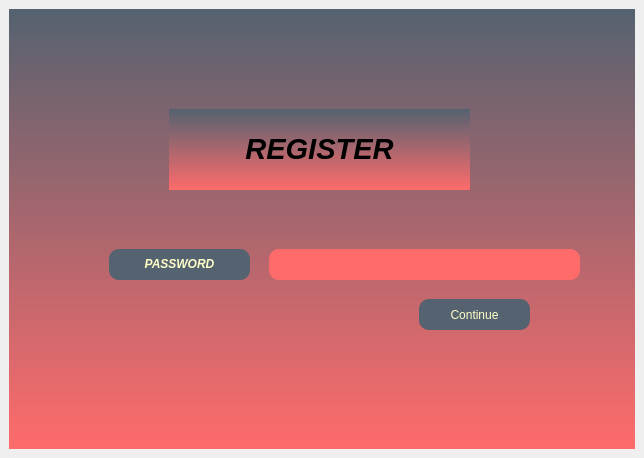
<?xml version="1.0" encoding="UTF-8"?>
<ui version="4.0">
 <class>MainWindow</class>
 <widget class="QMainWindow" name="MainWindow">
  <property name="geometry">
   <rect>
    <x>0</x>
    <y>0</y>
    <width>644</width>
    <height>458</height>
   </rect>
  </property>
  <property name="windowTitle">
   <string>MainWindow</string>
  </property>
  <widget class="QWidget" name="centralwidget">
   <layout class="QGridLayout" name="gridLayout">
    <item row="0" column="0">
     <widget class="QStackedWidget" name="stackedWidget">
      <property name="minimumSize">
       <size>
        <width>0</width>
        <height>180</height>
       </size>
      </property>
      <property name="font">
       <font>
        <family>Mongolian Baiti</family>
        <pointsize>10</pointsize>
        <weight>75</weight>
        <bold>true</bold>
       </font>
      </property>
      <property name="styleSheet">
       <string notr="true">background-color: qlineargradient(spread:pad, x1:0, y1:0, x2:0, y2:1, stop:0 rgba(85, 98, 112, 255), stop:1 rgba(255, 107, 107, 255));
</string>
      </property>
      <property name="frameShadow">
       <enum>QFrame::Sunken</enum>
      </property>
      <property name="lineWidth">
       <number>-1</number>
      </property>
      <property name="currentIndex">
       <number>3</number>
      </property>
      <widget class="QWidget" name="Home">
       <layout class="QGridLayout" name="gridLayout_2">
        <item row="0" column="1">
         <layout class="QVBoxLayout" name="verticalLayout_2">
          <item>
           <spacer name="verticalSpacer_3">
            <property name="orientation">
             <enum>Qt::Vertical</enum>
            </property>
            <property name="sizeHint" stdset="0">
             <size>
              <width>20</width>
              <height>40</height>
             </size>
            </property>
           </spacer>
          </item>
          <item>
           <layout class="QVBoxLayout" name="verticalLayout">
            <item>
             <layout class="QHBoxLayout" name="horizontalLayout">
              <item>
               <spacer name="horizontalSpacer">
                <property name="orientation">
                 <enum>Qt::Horizontal</enum>
                </property>
                <property name="sizeHint" stdset="0">
                 <size>
                  <width>40</width>
                  <height>20</height>
                 </size>
                </property>
               </spacer>
              </item>
              <item>
               <widget class="QLabel" name="label">
                <property name="minimumSize">
                 <size>
                  <width>0</width>
                  <height>100</height>
                 </size>
                </property>
                <property name="font">
                 <font>
                  <pointsize>18</pointsize>
                  <weight>75</weight>
                  <italic>true</italic>
                  <bold>true</bold>
                  <underline>false</underline>
                  <strikeout>false</strikeout>
                  <kerning>true</kerning>
                 </font>
                </property>
                <property name="text">
                 <string>PASSWORD GENERATOR</string>
                </property>
               </widget>
              </item>
              <item>
               <spacer name="horizontalSpacer_2">
                <property name="orientation">
                 <enum>Qt::Horizontal</enum>
                </property>
                <property name="sizeHint" stdset="0">
                 <size>
                  <width>40</width>
                  <height>20</height>
                 </size>
                </property>
               </spacer>
              </item>
             </layout>
            </item>
            <item>
             <spacer name="verticalSpacer">
              <property name="orientation">
               <enum>Qt::Vertical</enum>
              </property>
              <property name="sizeHint" stdset="0">
               <size>
                <width>20</width>
                <height>40</height>
               </size>
              </property>
             </spacer>
            </item>
            <item>
             <layout class="QHBoxLayout" name="horizontalLayout_2">
              <item>
               <spacer name="horizontalSpacer_3">
                <property name="orientation">
                 <enum>Qt::Horizontal</enum>
                </property>
                <property name="sizeHint" stdset="0">
                 <size>
                  <width>40</width>
                  <height>20</height>
                 </size>
                </property>
               </spacer>
              </item>
              <item>
               <widget class="QPushButton" name="pushButton_old">
                <property name="minimumSize">
                 <size>
                  <width>0</width>
                  <height>50</height>
                 </size>
                </property>
                <property name="font">
                 <font>
                  <pointsize>8</pointsize>
                  <weight>75</weight>
                  <bold>true</bold>
                 </font>
                </property>
                <property name="styleSheet">
                 <string notr="true">background-color: rgb(85, 98, 112, 255);
color: rgb(255, 255, 200);
border-radius:10px;</string>
                </property>
                <property name="text">
                 <string>VIEW OLD PASSWORD</string>
                </property>
               </widget>
              </item>
              <item>
               <spacer name="horizontalSpacer_4">
                <property name="orientation">
                 <enum>Qt::Horizontal</enum>
                </property>
                <property name="sizeHint" stdset="0">
                 <size>
                  <width>40</width>
                  <height>20</height>
                 </size>
                </property>
               </spacer>
              </item>
              <item>
               <widget class="QPushButton" name="pushButton_Generate">
                <property name="minimumSize">
                 <size>
                  <width>0</width>
                  <height>50</height>
                 </size>
                </property>
                <property name="font">
                 <font>
                  <weight>75</weight>
                  <bold>true</bold>
                 </font>
                </property>
                <property name="styleSheet">
                 <string notr="true">background-color: rgb(85, 98, 112, 255);
color: rgb(255, 255, 200);
border-radius:10px;</string>
                </property>
                <property name="text">
                 <string>GENERATE PASSWORD</string>
                </property>
               </widget>
              </item>
              <item>
               <spacer name="horizontalSpacer_5">
                <property name="orientation">
                 <enum>Qt::Horizontal</enum>
                </property>
                <property name="sizeHint" stdset="0">
                 <size>
                  <width>40</width>
                  <height>20</height>
                 </size>
                </property>
               </spacer>
              </item>
             </layout>
            </item>
           </layout>
          </item>
          <item>
           <spacer name="verticalSpacer_2">
            <property name="orientation">
             <enum>Qt::Vertical</enum>
            </property>
            <property name="sizeHint" stdset="0">
             <size>
              <width>20</width>
              <height>40</height>
             </size>
            </property>
           </spacer>
          </item>
         </layout>
        </item>
        <item row="0" column="2">
         <spacer name="horizontalSpacer_7">
          <property name="orientation">
           <enum>Qt::Horizontal</enum>
          </property>
          <property name="sizeHint" stdset="0">
           <size>
            <width>49</width>
            <height>20</height>
           </size>
          </property>
         </spacer>
        </item>
        <item row="0" column="0">
         <spacer name="horizontalSpacer_6">
          <property name="orientation">
           <enum>Qt::Horizontal</enum>
          </property>
          <property name="sizeHint" stdset="0">
           <size>
            <width>49</width>
            <height>20</height>
           </size>
          </property>
         </spacer>
        </item>
       </layout>
      </widget>
      <widget class="QWidget" name="Generate">
       <widget class="QLineEdit" name="lineEdit_Password">
        <property name="geometry">
         <rect>
          <x>30</x>
          <y>30</y>
          <width>491</width>
          <height>41</height>
         </rect>
        </property>
        <property name="font">
         <font>
          <weight>75</weight>
          <bold>true</bold>
         </font>
        </property>
        <property name="autoFillBackground">
         <bool>false</bool>
        </property>
        <property name="styleSheet">
         <string notr="true">background-color: rgba(255, 107, 107, 255);
color: rgb(255, 255, 200);
border-radius:10px;</string>
        </property>
        <property name="readOnly">
         <bool>true</bool>
        </property>
       </widget>
       <widget class="QRadioButton" name="Strong">
        <property name="geometry">
         <rect>
          <x>200</x>
          <y>210</y>
          <width>171</width>
          <height>31</height>
         </rect>
        </property>
        <property name="font">
         <font>
          <pointsize>8</pointsize>
          <weight>75</weight>
          <bold>true</bold>
         </font>
        </property>
        <property name="styleSheet">
         <string notr="true">background-color: rgb(85, 98, 112, 255);
color: rgb(255, 255, 200);
border-radius:10px;</string>
        </property>
        <property name="text">
         <string>Strong Password</string>
        </property>
       </widget>
       <widget class="QRadioButton" name="Letters_only">
        <property name="geometry">
         <rect>
          <x>200</x>
          <y>110</y>
          <width>171</width>
          <height>31</height>
         </rect>
        </property>
        <property name="font">
         <font>
          <pointsize>8</pointsize>
          <weight>75</weight>
          <bold>true</bold>
         </font>
        </property>
        <property name="styleSheet">
         <string notr="true">background-color: rgb(85, 98, 112, 255);
color: rgb(255, 255, 200);
border-radius:10px;</string>
        </property>
        <property name="text">
         <string>Letters only</string>
        </property>
       </widget>
       <widget class="QRadioButton" name="Medium">
        <property name="geometry">
         <rect>
          <x>200</x>
          <y>160</y>
          <width>171</width>
          <height>31</height>
         </rect>
        </property>
        <property name="font">
         <font>
          <pointsize>8</pointsize>
          <weight>75</weight>
          <bold>true</bold>
         </font>
        </property>
        <property name="styleSheet">
         <string notr="true">background-color: rgb(85, 98, 112, 255);
color: rgb(255, 255, 200);
border-radius:10px;</string>
        </property>
        <property name="text">
         <string>Medium Password</string>
        </property>
       </widget>
       <widget class="QLabel" name="Passord_Length">
        <property name="geometry">
         <rect>
          <x>50</x>
          <y>300</y>
          <width>191</width>
          <height>31</height>
         </rect>
        </property>
        <property name="font">
         <font>
          <weight>75</weight>
          <bold>true</bold>
          <stylestrategy>PreferAntialias</stylestrategy>
         </font>
        </property>
        <property name="styleSheet">
         <string notr="true">background-color: rgb(85, 98, 112, 255);
color: rgb(255, 255, 200);
border-radius:10px;</string>
        </property>
        <property name="text">
         <string>    Password Length</string>
        </property>
        <property name="wordWrap">
         <bool>false</bool>
        </property>
        <property name="margin">
         <number>3</number>
        </property>
        <property name="indent">
         <number>-1</number>
        </property>
        <property name="openExternalLinks">
         <bool>false</bool>
        </property>
       </widget>
       <widget class="QPushButton" name="Copy_password">
        <property name="geometry">
         <rect>
          <x>200</x>
          <y>350</y>
          <width>151</width>
          <height>31</height>
         </rect>
        </property>
        <property name="font">
         <font>
          <weight>75</weight>
          <bold>true</bold>
         </font>
        </property>
        <property name="styleSheet">
         <string notr="true">background-color: rgb(85, 98, 112, 255);
color: rgb(255, 255, 200);
border-radius:10px;</string>
        </property>
        <property name="text">
         <string>Copy Password</string>
        </property>
       </widget>
       <widget class="QPushButton" name="Generate_button">
        <property name="geometry">
         <rect>
          <x>20</x>
          <y>350</y>
          <width>151</width>
          <height>31</height>
         </rect>
        </property>
        <property name="font">
         <font>
          <weight>75</weight>
          <bold>true</bold>
         </font>
        </property>
        <property name="styleSheet">
         <string notr="true">background-color: rgb(85, 98, 112, 255);
color: rgb(255, 255, 200);
border-radius:10px;</string>
        </property>
        <property name="text">
         <string>Generate</string>
        </property>
       </widget>
       <widget class="QLineEdit" name="lineEdit_2_Avoid">
        <property name="geometry">
         <rect>
          <x>490</x>
          <y>300</y>
          <width>41</width>
          <height>20</height>
         </rect>
        </property>
        <property name="font">
         <font>
          <weight>75</weight>
          <bold>true</bold>
         </font>
        </property>
        <property name="styleSheet">
         <string notr="true">background-color: rgb(85, 98, 112, 255);
color: rgb(255, 255, 200);
border-radius:10px;</string>
        </property>
        <property name="clearButtonEnabled">
         <bool>false</bool>
        </property>
       </widget>
       <widget class="QLabel" name="Letter_Avoid">
        <property name="geometry">
         <rect>
          <x>320</x>
          <y>300</y>
          <width>161</width>
          <height>21</height>
         </rect>
        </property>
        <property name="font">
         <font>
          <weight>75</weight>
          <bold>true</bold>
         </font>
        </property>
        <property name="styleSheet">
         <string notr="true">background-color: rgb(85, 98, 112, 255);
color: rgb(255, 255, 200);
border-radius:10px;</string>
        </property>
        <property name="text">
         <string> Letter or symbol to avoid</string>
        </property>
       </widget>
       <widget class="QSpinBox" name="spinBox">
        <property name="geometry">
         <rect>
          <x>250</x>
          <y>300</y>
          <width>51</width>
          <height>22</height>
         </rect>
        </property>
        <property name="styleSheet">
         <string notr="true">background-color: rgb(85, 98, 112, 255);
color: rgb(255, 255, 200);
</string>
        </property>
       </widget>
       <widget class="QPushButton" name="Previous">
        <property name="geometry">
         <rect>
          <x>380</x>
          <y>350</y>
          <width>151</width>
          <height>31</height>
         </rect>
        </property>
        <property name="font">
         <font>
          <weight>75</weight>
          <bold>true</bold>
         </font>
        </property>
        <property name="styleSheet">
         <string notr="true">background-color: rgb(85, 98, 112, 255);
color: rgb(255, 255, 200);
border-radius:10px;</string>
        </property>
        <property name="text">
         <string>Previous</string>
        </property>
       </widget>
      </widget>
      <widget class="QWidget" name="ViewOld">
       <layout class="QGridLayout" name="gridLayout_3">
        <item row="0" column="0">
         <spacer name="horizontalSpacer_9">
          <property name="orientation">
           <enum>Qt::Horizontal</enum>
          </property>
          <property name="sizeHint" stdset="0">
           <size>
            <width>93</width>
            <height>20</height>
           </size>
          </property>
         </spacer>
        </item>
        <item row="0" column="1">
         <layout class="QVBoxLayout" name="verticalLayout_4">
          <item>
           <spacer name="verticalSpacer_4">
            <property name="orientation">
             <enum>Qt::Vertical</enum>
            </property>
            <property name="sizeHint" stdset="0">
             <size>
              <width>20</width>
              <height>40</height>
             </size>
            </property>
           </spacer>
          </item>
          <item>
           <layout class="QVBoxLayout" name="verticalLayout_3">
            <item>
             <widget class="QListView" name="listView">
              <property name="minimumSize">
               <size>
                <width>400</width>
                <height>300</height>
               </size>
              </property>
              <property name="font">
               <font>
                <weight>75</weight>
                <bold>true</bold>
               </font>
              </property>
              <property name="styleSheet">
               <string notr="true">background-color: rgb(85, 98, 112, 255);
color: rgb(255, 255, 200);
border-radius:10px;</string>
              </property>
              <property name="frameShadow">
               <enum>QFrame::Plain</enum>
              </property>
              <property name="lineWidth">
               <number>-1</number>
              </property>
             </widget>
            </item>
            <item>
             <layout class="QHBoxLayout" name="horizontalLayout_3">
              <item>
               <spacer name="horizontalSpacer_8">
                <property name="orientation">
                 <enum>Qt::Horizontal</enum>
                </property>
                <property name="sizeHint" stdset="0">
                 <size>
                  <width>40</width>
                  <height>20</height>
                 </size>
                </property>
               </spacer>
              </item>
              <item>
               <widget class="QPushButton" name="Previous_2">
                <property name="minimumSize">
                 <size>
                  <width>100</width>
                  <height>50</height>
                 </size>
                </property>
                <property name="font">
                 <font>
                  <weight>75</weight>
                  <bold>true</bold>
                 </font>
                </property>
                <property name="styleSheet">
                 <string notr="true">background-color: rgb(85, 98, 112, 255);
color: rgb(255, 255, 200);
border-radius:10px;</string>
                </property>
                <property name="text">
                 <string>Previous</string>
                </property>
               </widget>
              </item>
             </layout>
            </item>
           </layout>
          </item>
         </layout>
        </item>
        <item row="0" column="2">
         <spacer name="horizontalSpacer_10">
          <property name="orientation">
           <enum>Qt::Horizontal</enum>
          </property>
          <property name="sizeHint" stdset="0">
           <size>
            <width>93</width>
            <height>20</height>
           </size>
          </property>
         </spacer>
        </item>
       </layout>
      </widget>
      <widget class="QWidget" name="Register">
       <widget class="QLabel" name="label_2">
        <property name="geometry">
         <rect>
          <x>160</x>
          <y>100</y>
          <width>301</width>
          <height>81</height>
         </rect>
        </property>
        <property name="styleSheet">
         <string notr="true">font: 14pt &quot;Britannic Bold&quot;;</string>
        </property>
        <property name="text">
         <string>&lt;html&gt;&lt;head/&gt;&lt;body&gt;&lt;p align=&quot;center&quot;&gt;&lt;span style=&quot; font-size:22pt; font-weight:600; font-style:italic;&quot;&gt;REGISTER&lt;/span&gt;&lt;/p&gt;&lt;/body&gt;&lt;/html&gt;</string>
        </property>
       </widget>
       <widget class="QLabel" name="paswordlabel">
        <property name="geometry">
         <rect>
          <x>100</x>
          <y>240</y>
          <width>141</width>
          <height>31</height>
         </rect>
        </property>
        <property name="styleSheet">
         <string notr="true">background-color: rgb(85, 98, 112, 255);
color: rgb(255, 255, 200);
border-radius:10px;</string>
        </property>
        <property name="text">
         <string>&lt;html&gt;&lt;head/&gt;&lt;body&gt;&lt;p align=&quot;center&quot;&gt;&lt;span style=&quot; font-size:9pt; font-weight:600; font-style:italic;&quot;&gt;PASSWORD&lt;/span&gt;&lt;/p&gt;&lt;/body&gt;&lt;/html&gt;</string>
        </property>
       </widget>
       <widget class="QLineEdit" name="password">
        <property name="geometry">
         <rect>
          <x>260</x>
          <y>240</y>
          <width>311</width>
          <height>31</height>
         </rect>
        </property>
        <property name="styleSheet">
         <string notr="true">background-color: rgba(255, 107, 107, 255);
color: rgb(255, 255, 200);
border-radius:10px;</string>
        </property>
       </widget>
       <widget class="QPushButton" name="continueButton_R">
        <property name="geometry">
         <rect>
          <x>410</x>
          <y>290</y>
          <width>111</width>
          <height>31</height>
         </rect>
        </property>
        <property name="styleSheet">
         <string notr="true">background-color: rgb(85, 98, 112, 255);
color: rgb(255, 255, 200);
border-radius:10px;</string>
        </property>
        <property name="text">
         <string>Continue</string>
        </property>
       </widget>
      </widget>
      <widget class="QWidget" name="Login">
       <widget class="QLabel" name="paswordlabel_2">
        <property name="geometry">
         <rect>
          <x>50</x>
          <y>240</y>
          <width>171</width>
          <height>31</height>
         </rect>
        </property>
        <property name="styleSheet">
         <string notr="true">background-color: rgb(85, 98, 112, 255);
color: rgb(255, 255, 200);
border-radius:10px;</string>
        </property>
        <property name="text">
         <string>&lt;html&gt;&lt;head/&gt;&lt;body&gt;&lt;p align=&quot;center&quot;&gt;&lt;span style=&quot; font-size:9pt; font-weight:600; font-style:italic;&quot;&gt;PASSWORD&lt;/span&gt;&lt;/p&gt;&lt;/body&gt;&lt;/html&gt;</string>
        </property>
       </widget>
       <widget class="QLineEdit" name="password_2">
        <property name="geometry">
         <rect>
          <x>280</x>
          <y>240</y>
          <width>311</width>
          <height>31</height>
         </rect>
        </property>
        <property name="styleSheet">
         <string notr="true">background-color: rgba(255, 107, 107, 255);
color: rgb(255, 255, 200);
border-radius:10px;</string>
        </property>
       </widget>
       <widget class="QLabel" name="label_3">
        <property name="geometry">
         <rect>
          <x>140</x>
          <y>110</y>
          <width>301</width>
          <height>81</height>
         </rect>
        </property>
        <property name="styleSheet">
         <string notr="true">font: 14pt &quot;Britannic Bold&quot;;</string>
        </property>
        <property name="text">
         <string>&lt;html&gt;&lt;head/&gt;&lt;body&gt;&lt;p align=&quot;center&quot;&gt;&lt;span style=&quot; font-size:22pt; font-weight:600; font-style:italic;&quot;&gt;LOGIN&lt;/span&gt;&lt;/p&gt;&lt;/body&gt;&lt;/html&gt;</string>
        </property>
       </widget>
       <widget class="QPushButton" name="continueButton_L">
        <property name="geometry">
         <rect>
          <x>110</x>
          <y>310</y>
          <width>181</width>
          <height>31</height>
         </rect>
        </property>
        <property name="styleSheet">
         <string notr="true">background-color: rgb(85, 98, 112, 255);
color: rgb(255, 255, 200);
border-radius:10px;</string>
        </property>
        <property name="text">
         <string>Continue</string>
        </property>
       </widget>
       <widget class="QPushButton" name="continueButton_L_3">
        <property name="geometry">
         <rect>
          <x>330</x>
          <y>310</y>
          <width>181</width>
          <height>31</height>
         </rect>
        </property>
        <property name="styleSheet">
         <string notr="true">background-color: rgb(85, 98, 112, 255);
color: rgb(255, 255, 200);
border-radius:10px;</string>
        </property>
        <property name="text">
         <string>Sign in </string>
        </property>
       </widget>
      </widget>
     </widget>
    </item>
   </layout>
  </widget>
 </widget>
 <resources/>
 <connections/>
</ui>
